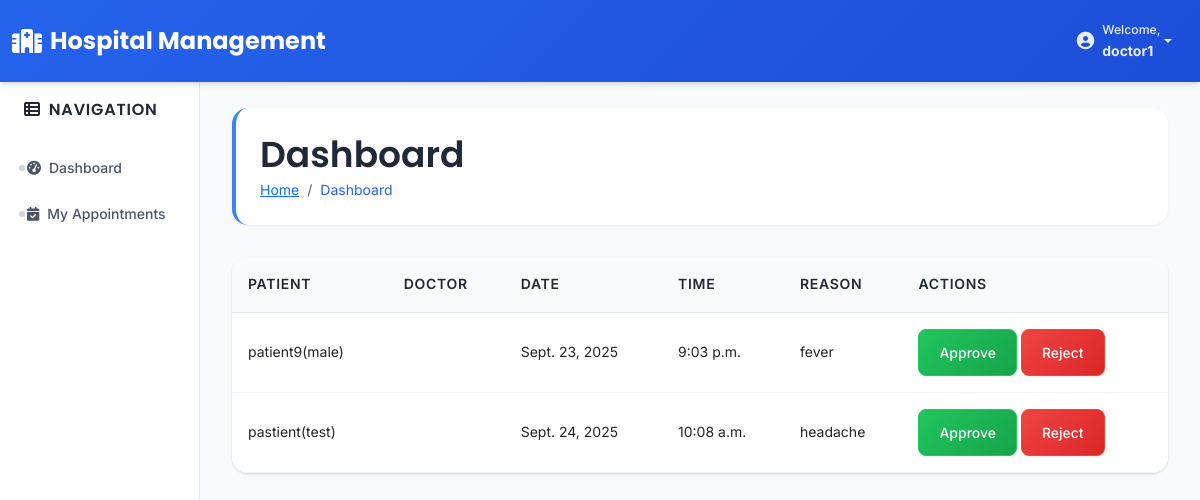
Page /appointments/manage-requests/ (signed in) on the earlier database version.
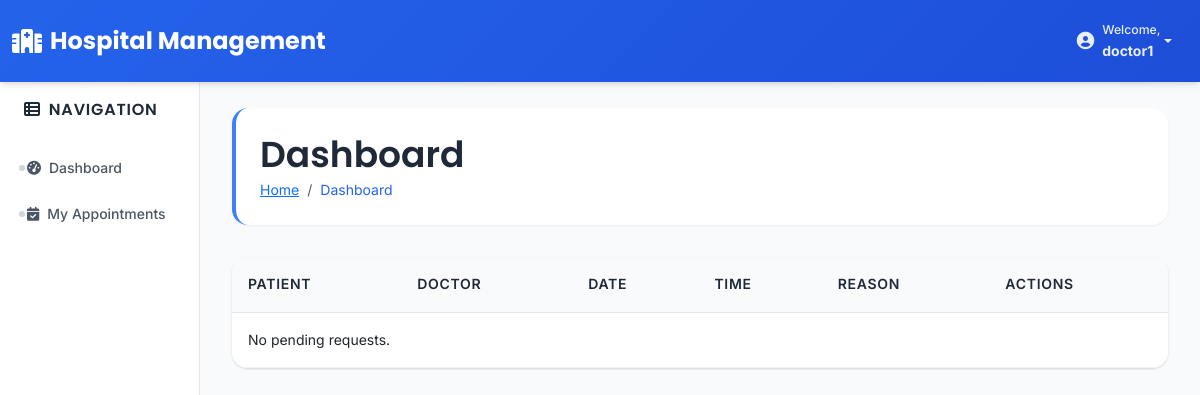
Same page on the later database version.
### appointments/models.py (models this page shows, shortened)
class Appointment(models.Model):
    patient = models.ForeignKey(Patient, on_delete=models.CASCADE)
    doctor = models.ForeignKey(Doctor, on_delete=models.CASCADE)
    date = models.DateField()
    time = models.TimeField()
    status = models.CharField(max_length=20, choices=STATUS_CHOICES, default='Scheduled')
    reason = models.TextField(null=True, blank=True)
    request_status = models.CharField(max_length=20, choices=REQUEST_STATUS_CHOICES, default='Pending')

### patients/models.py (models this page shows, shortened)
class Patient(models.Model):
    user = models.OneToOneField(
        CustomUser,
        on_delete=models.CASCADE,
        related_name='patient_profile',
        null=True,
        blank=True
    )
    name = models.CharField(max_length=100)
    age = models.IntegerField(null=True, blank=True)
    gender = models.CharField(max_length=20, choices=[
        ('Male','Male'),
        ('Female','Female'),
        ('Others','Others'),
        ('Prefer not to say','Prefer not to say')
    ])
    contact = models.CharField(max_length=15)
    address = models.TextField()
    created_at = models.DateTimeField(auto_now_add=True)
    username = models.CharField(max_length=150, unique=True, null=True, blank=True)  # new field
    phone = models.CharField(max_length=15, null=True, blank=True)

### appointments/views.py (the view)
# urls.py: path('manage-requests/', views.manage_requests, name='manage_requests'),
@login_required
def manage_requests(request):
    if request.user.role not in ['admin', 'doctor', 'receptionist']:
        messages.error(request, "Access denied")
        return redirect('dashboard')
    if request.user.role == 'doctor':
        requests = Appointment.objects.filter(doctor=request.user.doctor_profile, request_status='Pending')
    else:
        requests = Appointment.objects.filter(request_status='Pending')
    return render(request, 'appointments/manage_requests.html', {'requests': requests})

### templates/appointments/manage_requests.html
{% extends 'base.html' %}
{% load static %}
{% block content %}
<table class="table">
    <thead>
        <tr>
            <th>Patient</th>
            <th>Doctor</th>
            <th>Date</th>
            <th>Time</th>
            <th>Reason</th>
            <th>Actions</th>
        </tr>
    </thead>
    <tbody>
        {% for req in requests %}
        <tr>
            <td>{{ req.patient.name }}</td>
            <td>{{ req.doctor.name }}</td>
            <td>{{ req.date }}</td>
            <td>{{ req.time }}</td>
            <td>{{ req.reason }}</td>
            <td>
                <a href="{% url 'appointments:approve_request' req.pk %}" class="btn btn-success btn-sm">Approve</a>
                <a href="{% url 'appointments:reject_request' req.pk %}" class="btn btn-danger btn-sm">Reject</a>
            </td>
        </tr>
        {% empty %}
        <tr><td colspan="6">No pending requests.</td></tr>
        {% endfor %}
    </tbody>
</table>
{% endblock %}

Differences in the rows shown:
removed Appointment: patient.name "patient9(male)", date "Sept. 23, 2025", time "9:03 p.m.", reason "fever"
no longer on this page (row edited): Appointment: patient.name "pastient(test)", date "Sept. 24, 2025", time "10:08 a.m.", reason "headache"
Other differences:
text now shown: "No pending requests."
